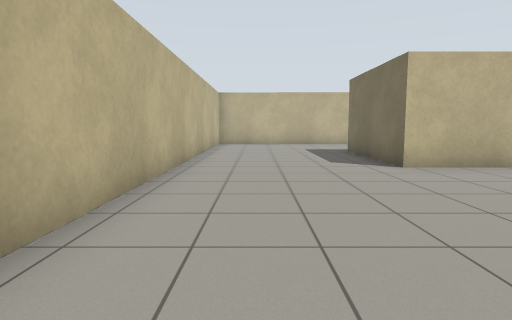
View 1 (above)

24 first-person views from a walk through a world built for the Gazebo simulator. The camera is 0.94 m above the floor, tilts 6° down and sees 75° across. The floor is counted in squares, 1 m on a side. Each view is taken from the middle of a square. On the plan, view 1 faces up. The plan holds only what a view shows up to about 12 squares ahead; the rest is blank.

View 2
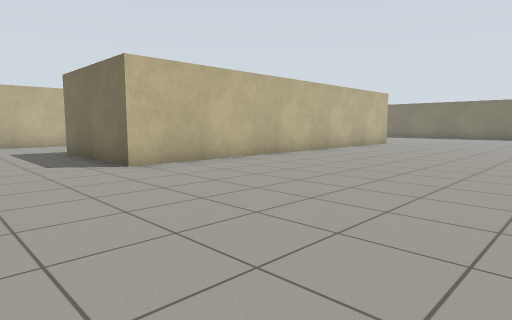

View 3
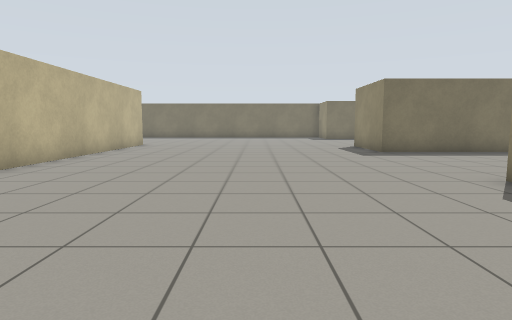

View 4
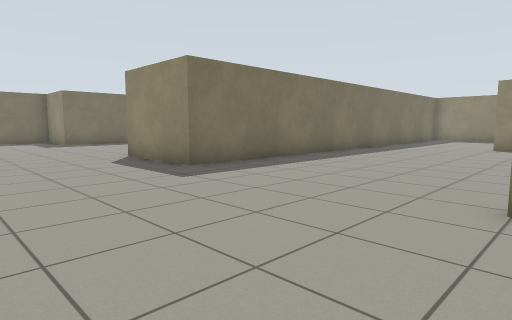

View 5
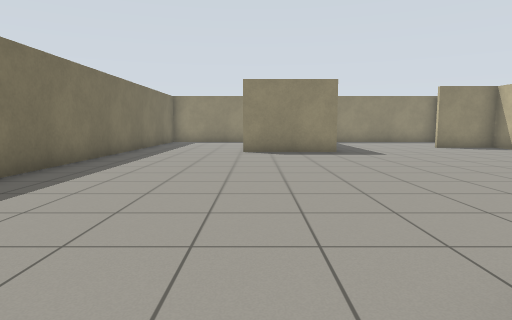

View 6
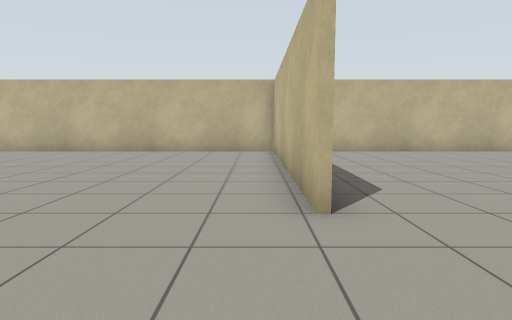

View 7
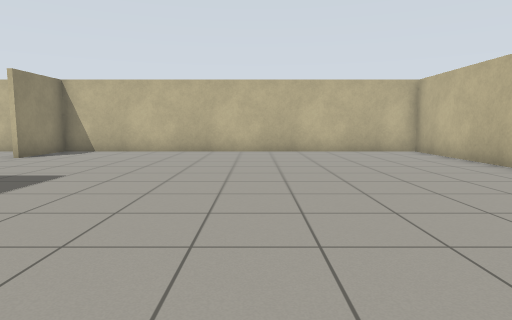

View 8
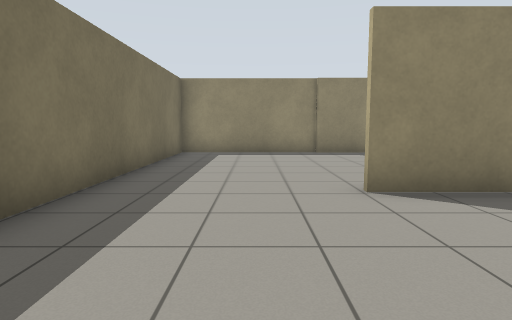

View 9
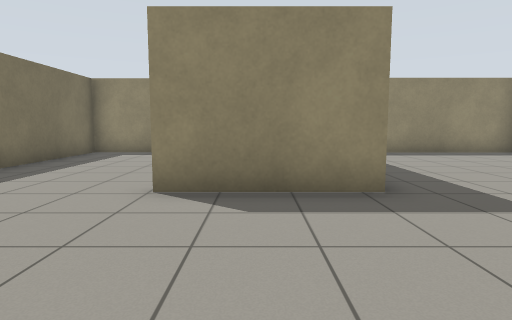

View 10
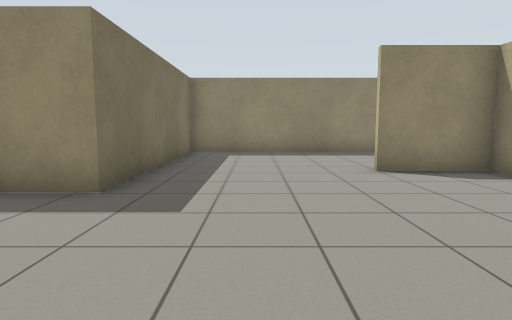

View 11
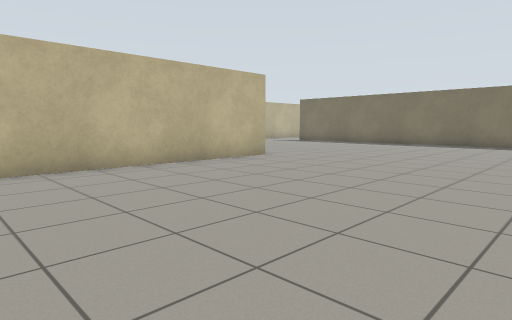

View 12
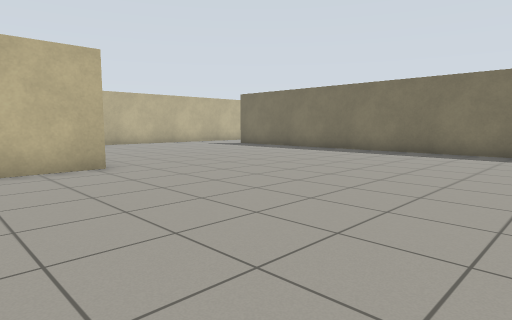

View 13
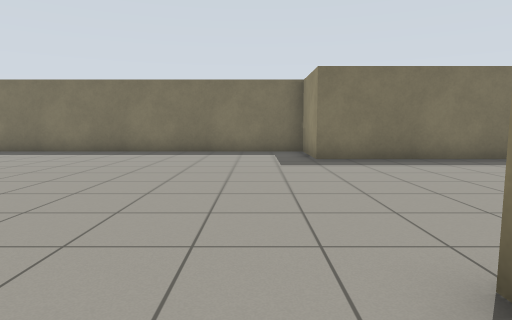

View 14
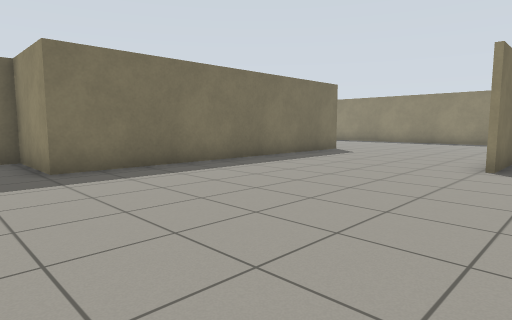

View 15
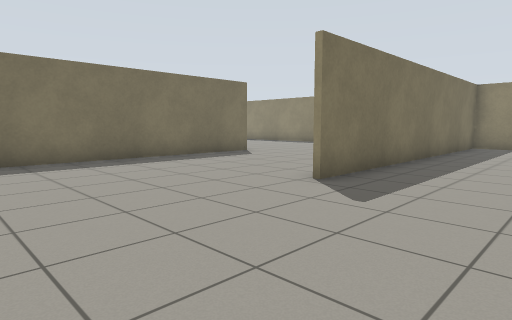

View 16
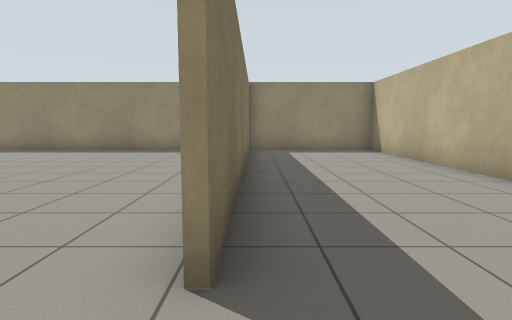

View 17
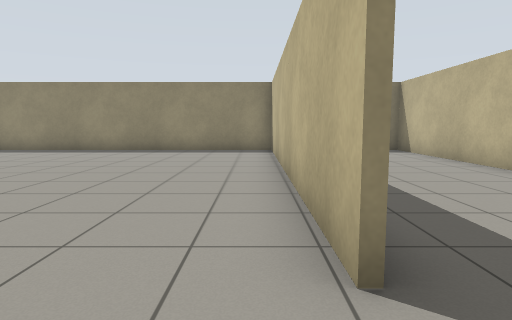

View 18
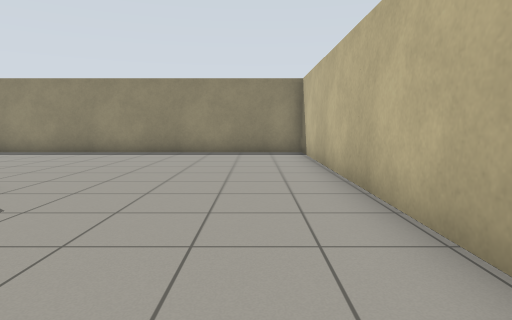

View 19
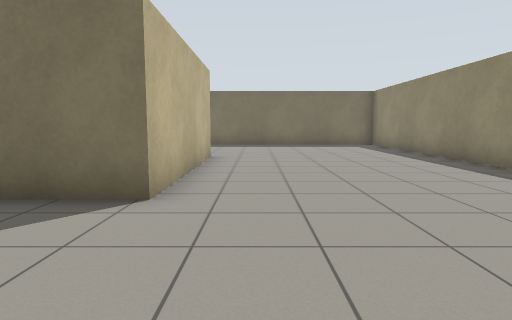

View 20
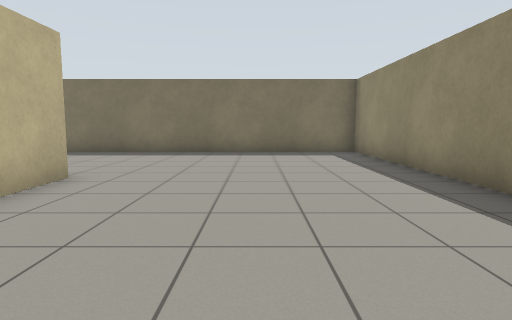

View 21
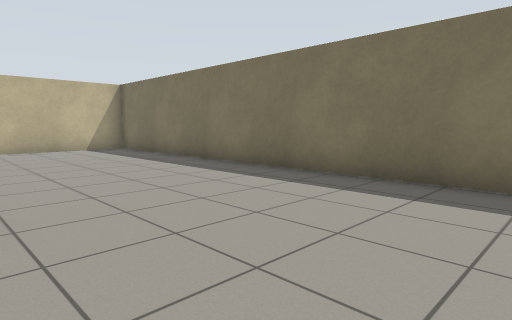

View 22
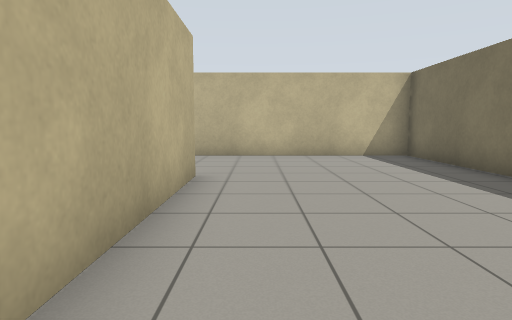

View 23
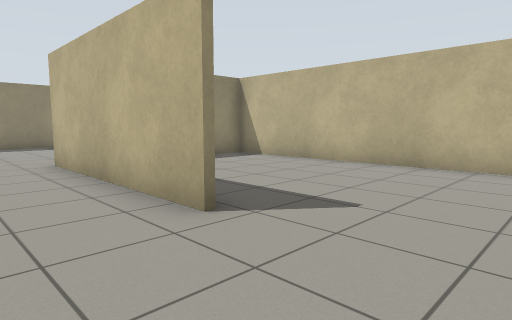

View 24
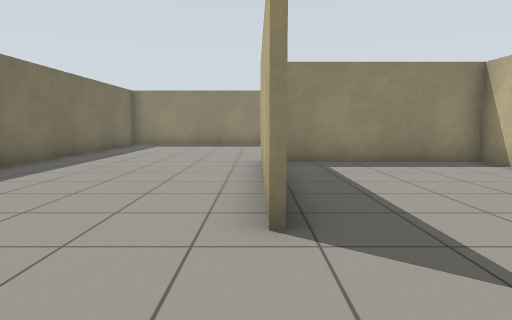

### Floor plan
Points are (right, up) in squares from view 1. A wall is a line through its corners. A room is listed if a view was taken in it or the views show most of it. See-through windows are left out.
Room 1 (views 1, 2, 3, 4, 5, 6, 7, 8, 9, 10, 11, 12, 13, 14, 15, 16, 17, 18, 19, 20, 21, 22, 23, 24)
walls: (17.4, -8.8) (17.4, -19.5) (34.6, -19.5) (34.6, -2.8) (28.1, -2.8); (6.6, -2.3) (-1.8, -2.3) (-1.8, -14.8) (0.6, -14.8); (23.3, -4.9) (23.3, -12.6) (28.2, -12.6); (12.7, -12.5) (12.7, -19.1); (16.9, 7.3) (3.3, 7.3) (3.3, 11.9); (28.9, -6.9) (28.9, -12.7) (23.1, -12.7) (23.1, -2.7) (25.8, -2.7) (25.8, 8.1); (17.3, -18.5) (17.3, -8.8); (6.2, -19.5) (12.5, -19.5) (12.5, -2.4) (15.9, -2.4); (-1.8, -16.5) (-1.8, -17.1); (-1.8, 12.1) (-1.8, -0.4); (-1.8, -19.5) (5.2, -19.5) (5.2, -12.6) (8.5, -12.6)

Where each view was taken, in squares from view 1:
view 1: 0 up, 0 right, facing up
view 2: 0 up, 0 right, facing up-right
view 3: 2 up, 1 right, facing right
view 4: 2 up, 6 right, facing down-right
view 5: 1 down, 8 right, facing down
view 6: 3 down, 10 right, facing left
view 7: 8 down, 10 right, facing left
view 8: 8 down, 10 right, facing down
view 9: 8 down, 7 right, facing down
view 10: 8 down, 3 right, facing down
view 11: 0 up, 9 right, facing up-right
view 12: 0 up, 14 right, facing up-right
view 13: 1 down, 14 right, facing right
view 14: 1 down, 16 right, facing down-right
view 15: 4 down, 14 right, facing down-right
view 16: 7 down, 17 right, facing down
view 17: 7 down, 18 right, facing down
view 18: 8 down, 19 right, facing down
view 19: 14 down, 19 right, facing right
view 20: 16 down, 23 right, facing right
view 21: 16 down, 29 right, facing up-right
view 22: 13 down, 30 right, facing up
view 23: 4 down, 31 right, facing down-left
view 24: 4 down, 29 right, facing down
